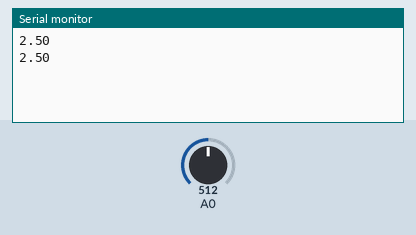
This sketch was run on a simulated Arduino Uno, built with avr-gcc and run on an emulated ATmega328P. Parts: the last lines printed to the serial monitor. The test bench sets the inputs (shaded band); at power-on: A0 = 512.

Above: at 1.8 s.
1.9 s: A0 set to 716
At 2.4 s:
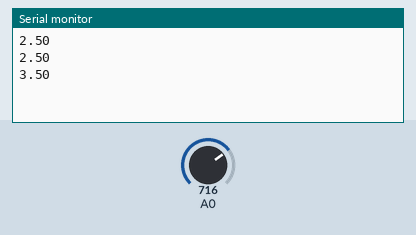
3.4 s: A0 set to 900
At 4.8 s:
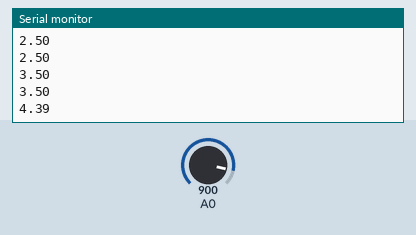
Timing chart, 0 to 6.4 s (numbered marks = the images above; inputs shaded):
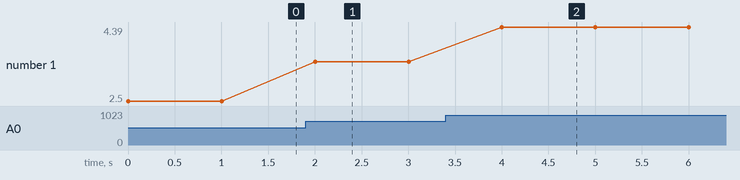

Measured:
- after the input at 1.9 s, the serial monitor: prints a new line after 0.10 s (image 1)
- after the input at 3.4 s, the serial monitor: prints a new line after 0.60 s (image 2)
- plotted number 1: 2.5 → 3.5 after the input at 1.9 s, 3.5 → 4.39 after the input at 3.4 s

The sketch:

AnalogTurbiditySensorPrint.ino
```cpp
void setup() {
  Serial.begin(115200);
}

void loop() {
  int sensorValue = analogRead(A0);  // 아날로그 0번 핀에서 센서값 인식받아 저장
  float voltage = sensorValue * (5.0 / 1024.0);  // 전압 계산
  Serial.println(voltage);  // 시리얼 모니터에 출력
  delay(1000);  // 1초 대기
}
```
